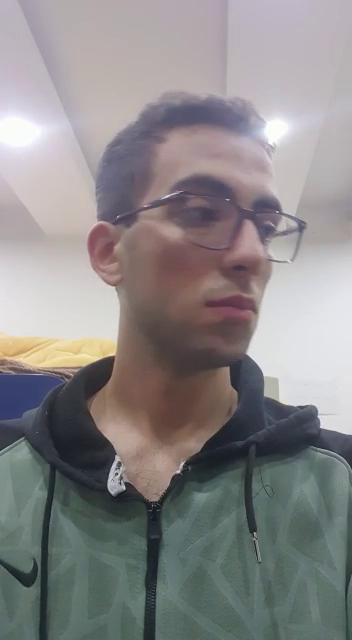
#> input picture frame 8 of ll.mp4, 352 x 640 px, given in place of the camera
$ jupyter execute 'Laser pointer.ipynb'
#> lines starting #> are read from the running program, lines starting #| are printed output that depends on the picture; after the words box and inside, x2 and y2 are one past the last pixel; in counts of white or black regions, pixels touching at a corner belong together
[cell 1]
# import the necessary packages
from collections import deque
from imutils.video import VideoStream
import numpy as np
import argparse
import cv2
import imutils
import time

[cell 2]
# [6 lines of commented-out code are left out]
video_path = ""

buffer_size = 64
args = {"video": video_path, "buffer": buffer_size}

[cell 3]
# define the lower and upper boundaries of the "green"
# ball in the HSV color space, then initialize the
# list of tracked points

#green
#CLower = (31, 41, 14)
#CUpper = (31, 255, 14)
#CUpper = (176, 255, 0)

#blue(new)
CLower = (0, 88, 140)
CUpper = (255,255,255)
# [11 lines of commented-out code are left out]

pts = deque(maxlen=args["buffer"])

# if a video path was not supplied, grab the reference
# to the webcam
if not args.get("video", False):
    vs = VideoStream(src=1).start()
# otherwise, grab a reference to the video file
else:
    vs = cv2.VideoCapture(args["video"])

# allow the camera or video file to warm up
time.sleep(2.0)
# keep looping
while True:
    # grab the current frame
    frame = vs.read()
#> frame is the input picture: shape (640, 352, 3); mean B, G, R 135.9, 135.5, 138.2
    # handle the frame from VideoCapture or VideoStream
    frame = frame[1] if args.get("video", False) else frame
    # if we are viewing a video and we did not grab a frame,
    # then we have reached the end of the video
    if frame is None:

        break
    # resize the frame, blur it, and convert it to the HSV
    # color space
    frame = imutils.resize(frame, width=600)
#> frame: shape (1090, 600, 3)
    blurred = cv2.GaussianBlur(frame, (11, 11), 0)
    hsv = cv2.cvtColor(frame, cv2.COLOR_BGR2HSV)
#> hsv: shape (1090, 600, 3); mean H, S, V 88.4, 35.2, 145.1
    # construct a mask for the color "green", then perform
    # a series of dilations and erosions to remove any small
    # blobs left in the mask
    #print(hsv)
    mask = cv2.inRange(hsv, CLower, CUpper)
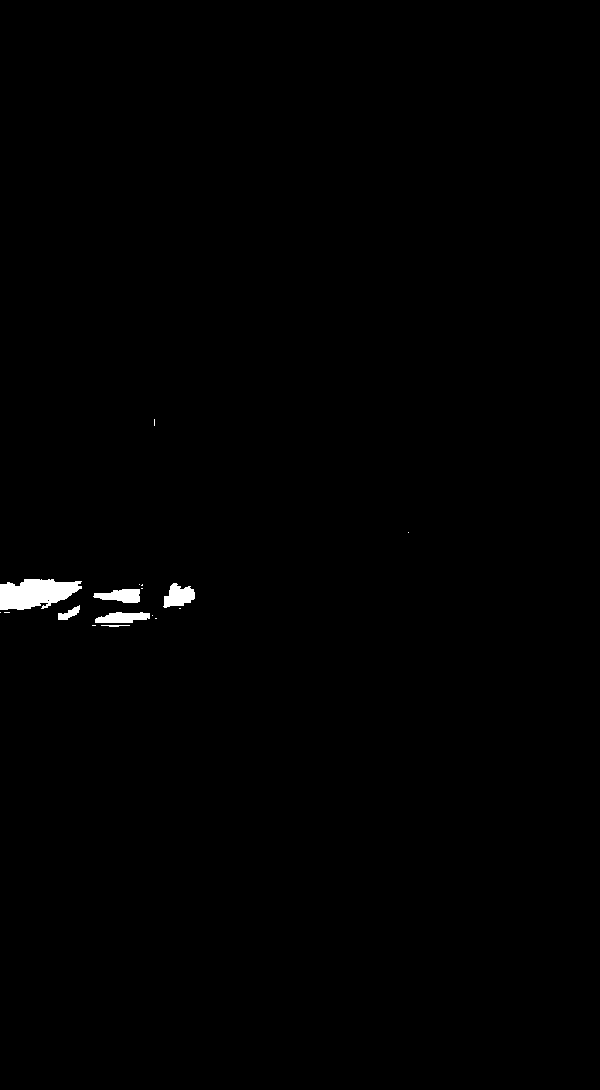
#> mask: shape (1090, 600); 0.53% white; 17 white regions (11 under 20 px), largest, box (x1, y1, x2, y2) and area: (0, 579, 82, 610) 1842, (163, 583, 195, 608) 515, (93, 589, 140, 603) 463, (95, 612, 150, 623) 452, (58, 605, 80, 620) 157, (101, 625, 130, 627) 39
    mask = cv2.erode(mask, None, iterations=2)
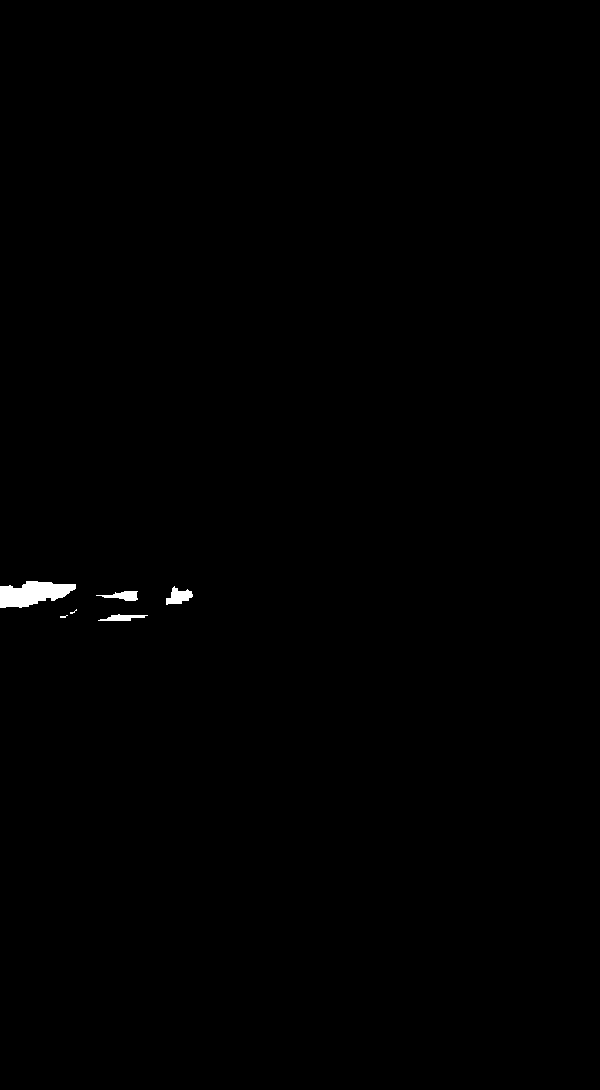
#> mask: shape (1090, 600); 0.32% white; 6 white regions (2 under 20 px), largest, box (x1, y1, x2, y2) and area: (0, 581, 76, 608) 1370, (166, 586, 193, 605) 293, (96, 591, 138, 601) 230, (98, 614, 148, 621) 198
    mask = cv2.dilate(mask, None, iterations=2)
#> mask: shape (1090, 600); 0.51% white; 5 white regions
  # find contours in the mask and initialize the current
    # (x, y) center of the ball
    cnts = cv2.findContours(mask.copy(), cv2.RETR_EXTERNAL,
        cv2.CHAIN_APPROX_SIMPLE)
#> cnts = 5 contours; box (x1, y1, x2, y2) and area: (0, 579, 78, 610) 1673, (164, 584, 195, 607) 454, (94, 589, 140, 603) 408, (96, 612, 150, 623) 382, (58, 607, 79, 620) 116
    cnts = imutils.grab_contours(cnts)
    center = None
    # only proceed if at least one contour was found
    if len(cnts) > 0:
        # find the largest contour in the mask, then use
        # it to compute the minimum enclosing circle and
        # centroid
        c = max(cnts, key=cv2.contourArea)
#> c = contour of 56 points, box (x1, y1, x2, y2) (0, 579, 78, 610), area 1673
        ((x, y), radius) = cv2.minEnclosingCircle(c)
#> x = 38.5; y = 595.5; radius = 40.8
        M = cv2.moments(c)
#> M = moments, m00 1673, centre m10/m00, m01/m00 = (34.05, 593)
        center = (int(M["m10"] / M["m00"]), int(M["m01"] / M["m00"]))
#> center = (34, 593)
        # only proceed if the radius meets a minimum size
        if radius > 10:
            # draw the circle and centroid on the frame,
            # then update the list of tracked points
            cv2.circle(frame, (int(x), int(y)), int(radius),
                (0, 255, 255), 2)
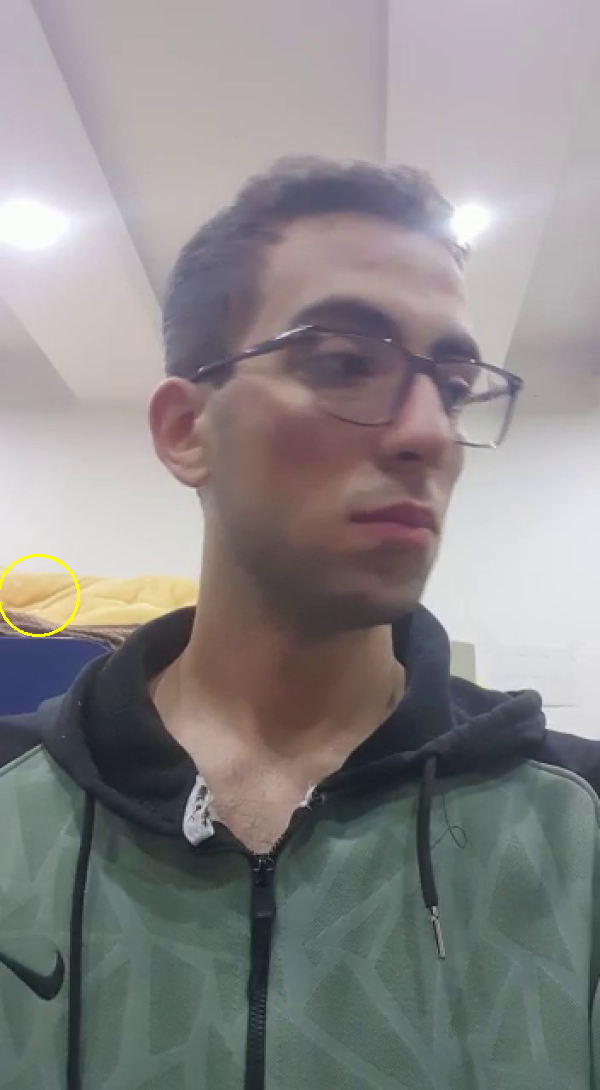
#> frame: shape (1090, 600, 3); mean B, G, R 135.7, 135.6, 138.2
            cv2.circle(frame, center, 5, (0, 0, 255), -1)
#> frame: shape (1090, 600, 3); 0.01% of pixels changed, all inside (x1, y1, x2, y2) = (29, 588, 40, 599)
    # update the points queue
    pts.appendleft(center)
  # loop over the set of tracked points
    for i in range(1, len(pts)):
        # if either of the tracked points are None, ignore
        # them
        if pts[i - 1] is None or pts[i] is None:
            continue
        # otherwise, compute the thickness of the line and
        # draw the connecting lines
        thickness = int(np.sqrt(args["buffer"] / float(i + 1)) * 2.5)
        cv2.line(frame, pts[i - 1], pts[i], (0, 0, 255), thickness)
    # show the frame to our screen
    cv2.imshow("Frame", frame)
    key = cv2.waitKey(1) & 0xFF
#> (key q is pressed here)
    # if the 'q' key is pressed, stop the loop
    if key == ord("q") or key == ord("Q"):
        break
# if we are not using a video file, stop the camera video stream
if not args.get("video", False):
    vs.stop()
# otherwise, release the camera
else:
    vs.release()
# close all windows
cv2.destroyAllWindows()

$ run again, starting later in the video
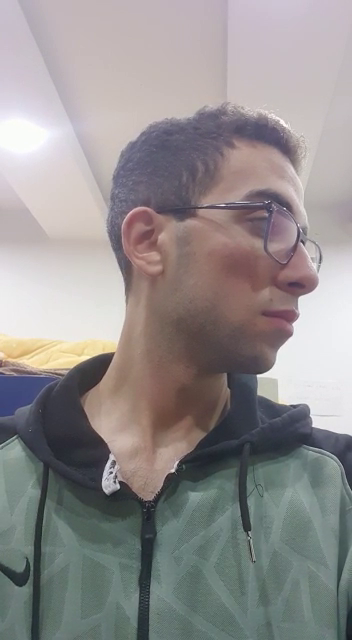
#> input picture frame 39 of ll.mp4, 352 x 640 px, given in place of the camera
#> frame is the input picture: shape (640, 352, 3); mean B, G, R 142.6, 142.7, 146.7
#> hsv: shape (1090, 600, 3); mean H, S, V 81.2, 33.4, 153
#> `mask = cv2.erode(mask, None, iterations=2)`:
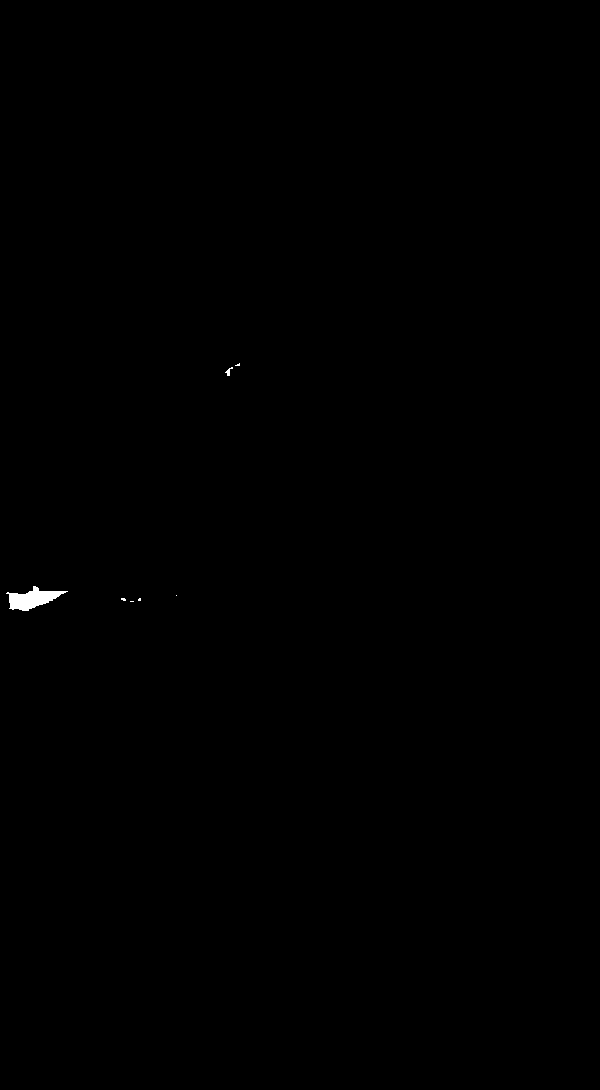
#> mask: shape (1090, 600); 0.13% white; 7 white regions (5 under 20 px), largest, box (x1, y1, x2, y2) and area: (6, 586, 68, 611) 762, (225, 367, 233, 376) 29
#> cnts = 4 contours, 1 with area under 20; largest, box (x1, y1, x2, y2) and area: (4, 584, 70, 613) 1060, (223, 361, 242, 378) 134, (119, 596, 143, 604) 118
#> c = contour of 62 points, box (x1, y1, x2, y2) (4, 584, 70, 613), area 1060
#> x = 36.67; y = 595.6; radius = 32.99
#> M = moments, m00 1060.5, centre m10/m00, m01/m00 = (32.42, 598.2)
#> center = (32, 598)
#> `cv2.circle(frame, (int(x), int(y)), int(radius), (0, 255, 255), 2)`:
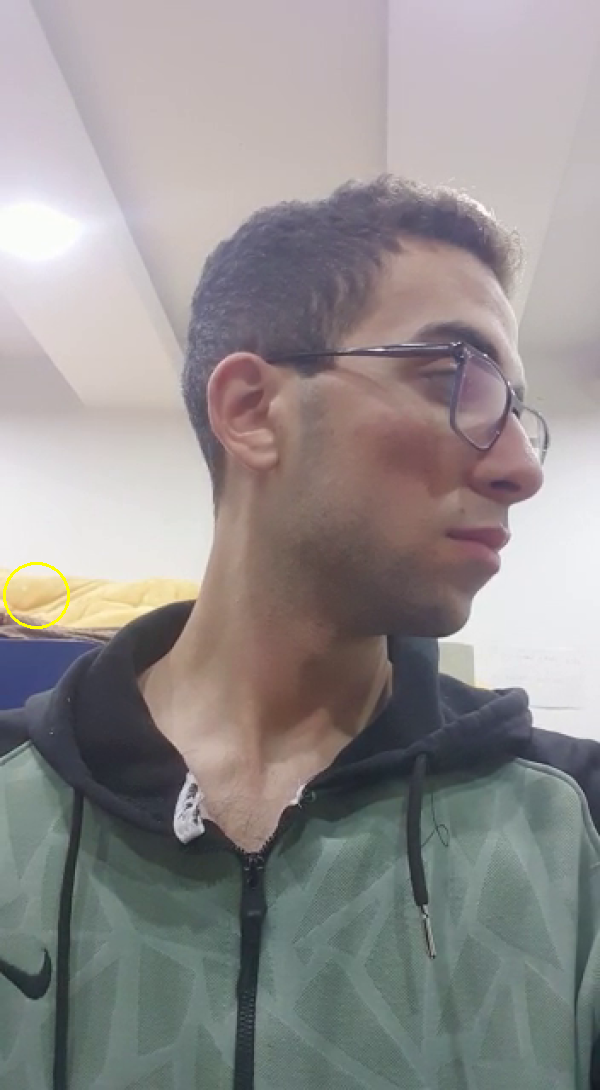
#> frame: shape (1090, 600, 3); mean B, G, R 142.4, 142.7, 146.7

$ run again, starting later in the video
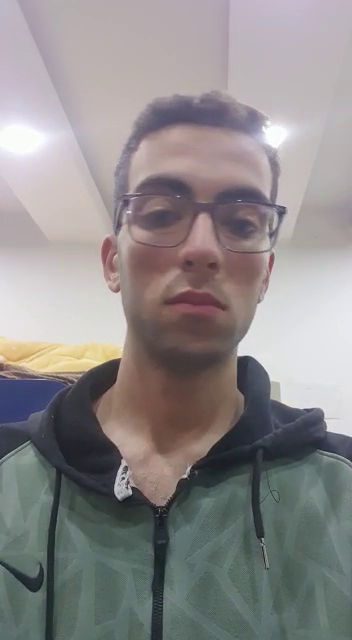
#> input picture frame 69 of ll.mp4, 352 x 640 px, given in place of the camera
#> frame is the input picture: shape (640, 352, 3); mean B, G, R 138.3, 138.1, 141.8
#> hsv: shape (1090, 600, 3); mean H, S, V 86.8, 33.4, 147.9
#> `mask = cv2.erode(mask, None, iterations=2)`:
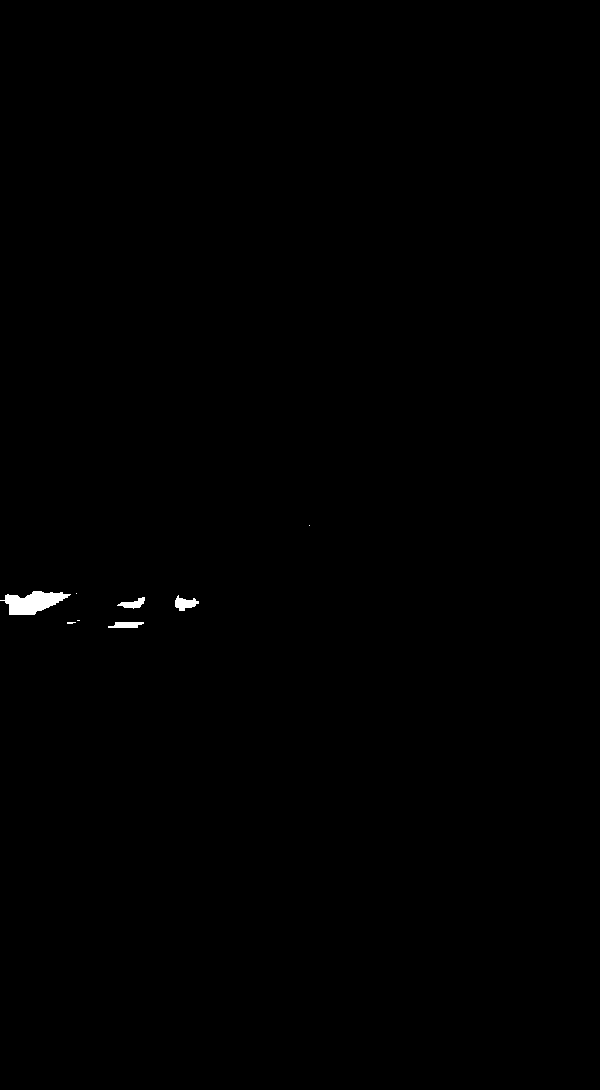
#> mask: shape (1090, 600); 0.24% white; 8 white regions (4 under 20 px), largest, box (x1, y1, x2, y2) and area: (0, 591, 71, 615) 995, (175, 595, 199, 611) 216, (108, 622, 144, 628) 169, (117, 597, 145, 609) 164
#> cnts = 7 contours, 2 with area under 20; largest, box (x1, y1, x2, y2) and area: (0, 589, 73, 617) 1317, (173, 593, 201, 613) 358, (106, 620, 146, 630) 306, (115, 595, 147, 611) 300, (65, 618, 82, 626) 78
#> c = contour of 69 points, box (x1, y1, x2, y2) (0, 589, 73, 617), area 1317
#> x = 36; y = 597; radius = 36.35
#> M = moments, m00 1317, centre m10/m00, m01/m00 = (33.1, 601.7)
#> center = (33, 601)
#> `cv2.circle(frame, (int(x), int(y)), int(radius), (0, 255, 255), 2)`:
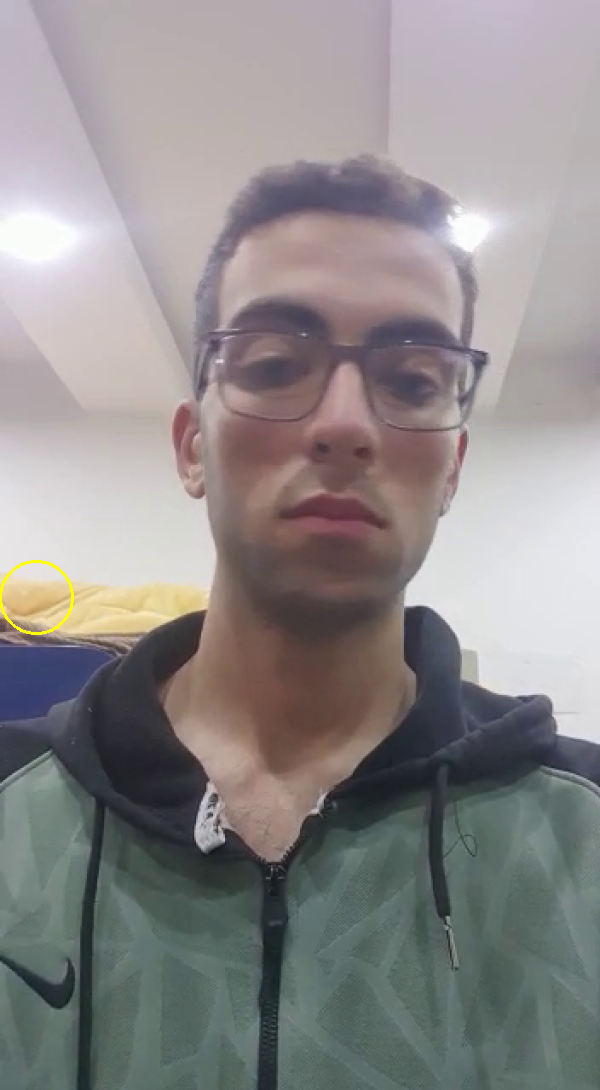
#> frame: shape (1090, 600, 3); mean B, G, R 138.1, 138.2, 141.8
